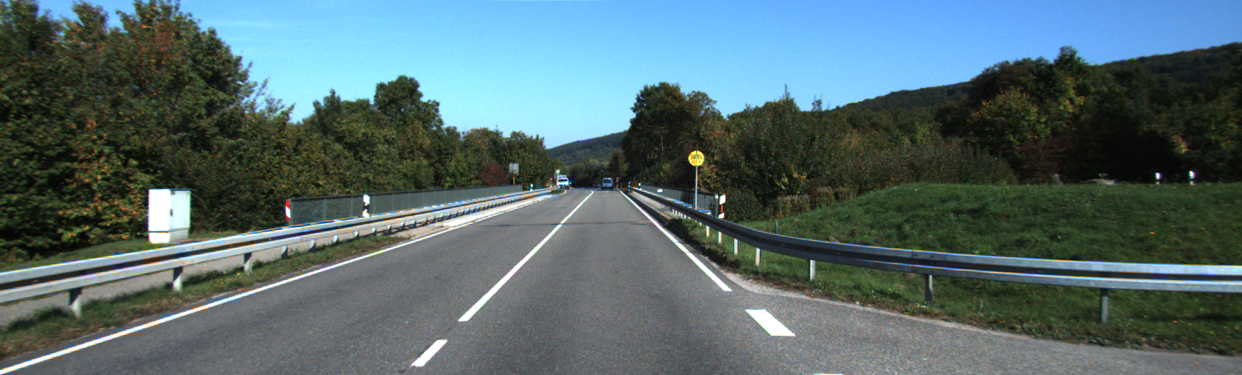
//> input picture lab05/street_scene.png, 1242 x 375 px
$ ./task2   (built with g++ and OpenCV 4)
//> lines starting //> are read from the running program, lines starting //| are printed output that depends on the picture; after the words box and inside, x2 and y2 are one past the last pixel; in counts of white or black regions, pixels touching at a corner belong together
#include <opencv2/opencv.hpp>
#include <iostream>

using namespace cv;
using namespace std;

int main(int argc, char** argv) {

    Mat img;
    img = imread("street_scene.png");
//> img is the input picture: 375 rows x 1242 cols, CV_8UC3; mean B, G, R 109, 106.5, 85.4
    if (img.empty()) {
        cout << "Could not open or find the image" << endl;
        return -1;
    }

    struct RGB {
        int r;
        int g;
        int b;
        int threshold;
    };

    struct RGB sky_rgb = { 130, 212, 255, 70 };
    struct RGB asphalt_rgb = { 118, 121, 122, 40 };
    struct RGB stripes_rgb = { 254, 254, 254, 40 };

    Mat sky_mask = img.clone();
    Mat asphalt_mask = img.clone();
    Mat stripes_mask = img.clone();

    //creation of the sky mask
    for (int i = 0; i < img.rows; i++) {
        for (int j = 0; j < img.cols; j++) {
            if (!(abs(img.at<Vec3b>(i, j)[0] - sky_rgb.b) < sky_rgb.threshold && abs(img.at<Vec3b>(i, j)[1] - sky_rgb.g) < sky_rgb.threshold && abs(img.at<Vec3b>(i, j)[2] - sky_rgb.r) < sky_rgb.threshold)) {
                sky_mask.at<Vec3b>(i, j)[0] = 0;
                sky_mask.at<Vec3b>(i, j)[1] = 0;
                sky_mask.at<Vec3b>(i, j)[2] = 0;
            }
        }
    }
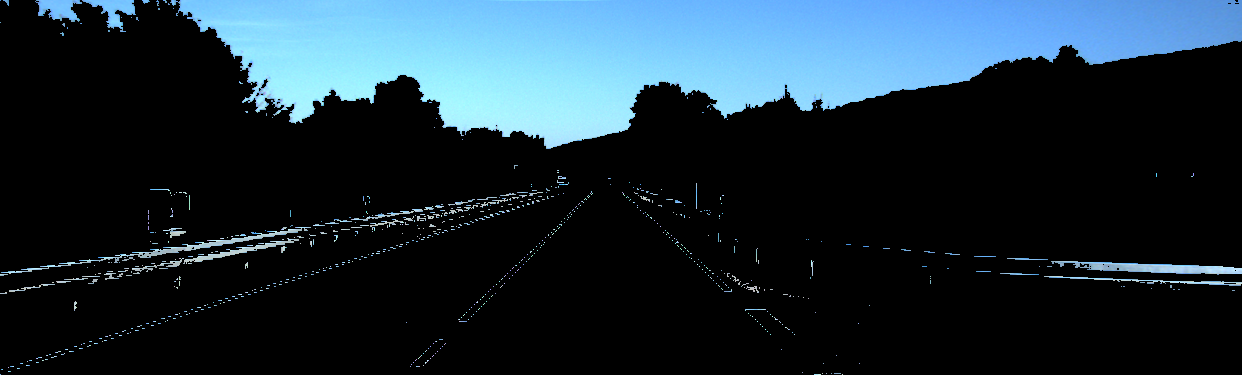
//> sky_mask: 375 rows x 1242 cols, CV_8UC3; mean B, G, R 55.6, 45.2, 28.9

    //creation of the asphalt mask
    for (int i = 0; i < img.rows; i++) {
        for (int j = 0; j < img.cols; j++) {
            if (!(abs(img.at<Vec3b>(i, j)[0] - asphalt_rgb.b) < asphalt_rgb.threshold && abs(img.at<Vec3b>(i, j)[1] - asphalt_rgb.g) < asphalt_rgb.threshold && abs(img.at<Vec3b>(i, j)[2] - asphalt_rgb.r) < asphalt_rgb.threshold)) {
                asphalt_mask.at<Vec3b>(i, j)[0] = 0;
                asphalt_mask.at<Vec3b>(i, j)[1] = 0;
                asphalt_mask.at<Vec3b>(i, j)[2] = 0;
            }
        }
    }
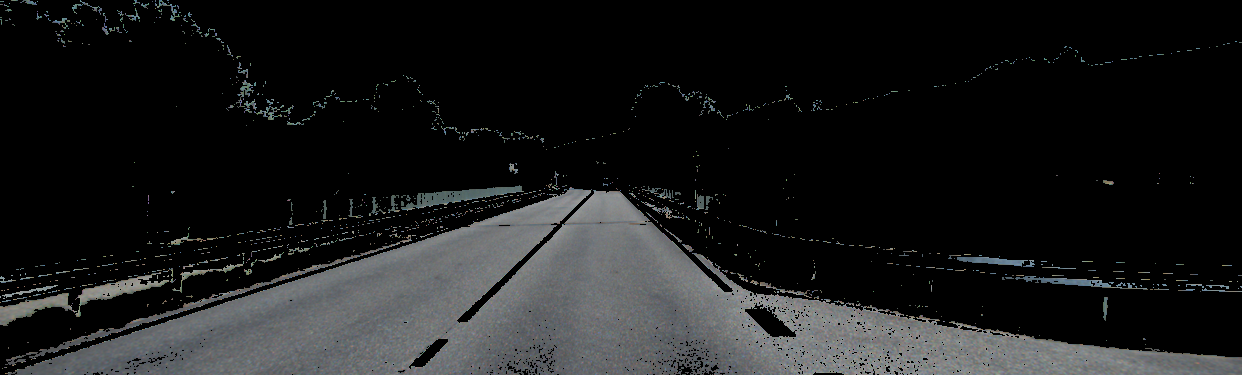
//> asphalt_mask: 375 rows x 1242 cols, CV_8UC3; mean B, G, R 27.5, 27.1, 26.3

    //creation of the stripes mask
    for (int i = 0; i < img.rows; i++) {
        for (int j = 0; j < img.cols; j++) {
            if (!(abs(img.at<Vec3b>(i, j)[0] - stripes_rgb.b) < stripes_rgb.threshold && abs(img.at<Vec3b>(i, j)[1] - stripes_rgb.g) < stripes_rgb.threshold && abs(img.at<Vec3b>(i, j)[2] - stripes_rgb.r) < stripes_rgb.threshold)) {
                stripes_mask.at<Vec3b>(i, j)[0] = 0;
                stripes_mask.at<Vec3b>(i, j)[1] = 0;
                stripes_mask.at<Vec3b>(i, j)[2] = 0;
            }
        }
    }
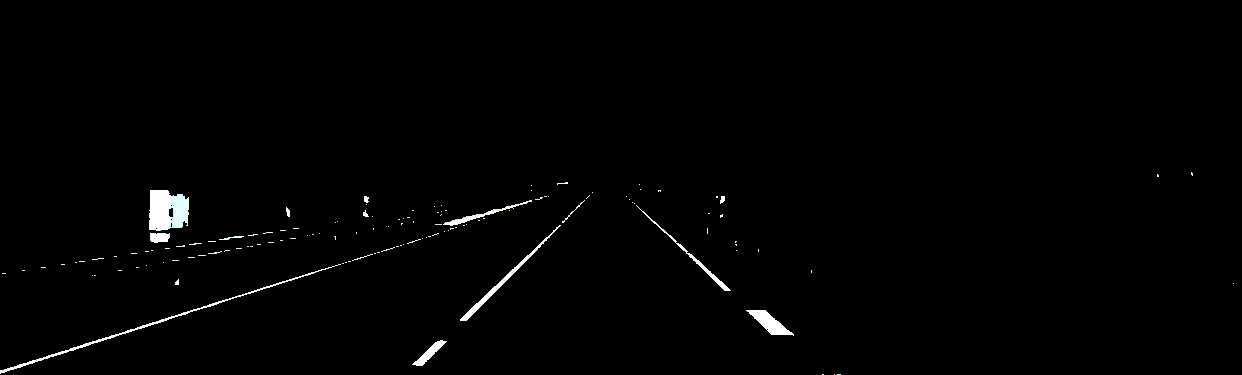
//> stripes_mask: 375 rows x 1242 cols, CV_8UC3; mean B, G, R 2.6, 2.7, 2.6

    Mat layered = Mat::zeros(img.size(), CV_8UC3);

    //sky mask coloring
    for (int i = 0; i < img.rows; i++) {
        for (int j = 0; j < img.cols; j++) {
            if (sky_mask.at<Vec3b>(i, j)[0] != 0 && sky_mask.at<Vec3b>(i, j)[1] != 0 && sky_mask.at<Vec3b>(i, j)[2] != 0) {
                layered.at<Vec3b>(i, j)[0] = 255;
                layered.at<Vec3b>(i, j)[1] = 212;
                layered.at<Vec3b>(i, j)[2] = 130;
            }
        }
    }
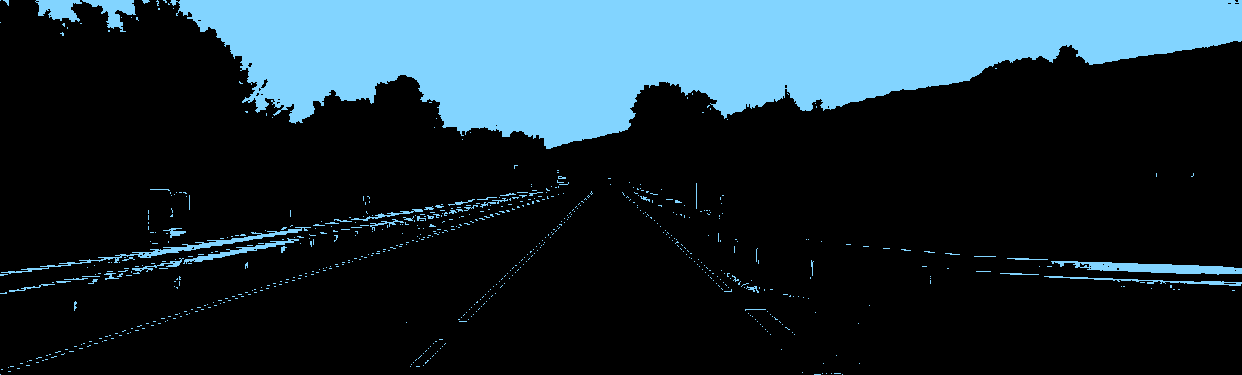
//> layered: 375 rows x 1242 cols, CV_8UC3; mean B, G, R 56.7, 47.1, 28.9

    //asphalt mask coloring
    for (int i = 0; i < img.rows; i++) {
        for (int j = 0; j < img.cols; j++) {
            if (asphalt_mask.at<Vec3b>(i, j)[0] != 0 && asphalt_mask.at<Vec3b>(i, j)[1] != 0 && asphalt_mask.at<Vec3b>(i, j)[2] != 0) {
                layered.at<Vec3b>(i, j)[0] = 0;
                layered.at<Vec3b>(i, j)[1] = 0;
                layered.at<Vec3b>(i, j)[2] = 255;
            }
        }
    }
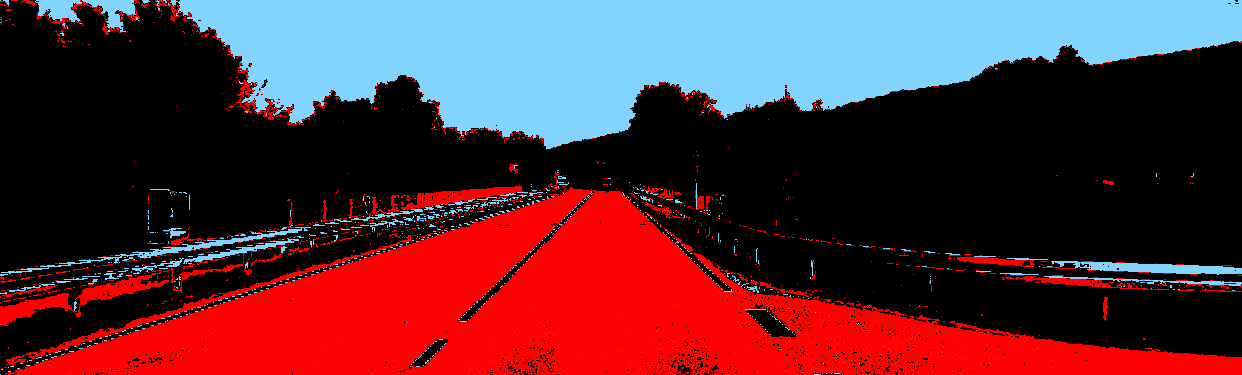
//> layered: 375 rows x 1242 cols, CV_8UC3; mean B, G, R 56.7, 47.1, 88.8

    //stripes mask coloring
    for (int i = 0; i < img.rows; i++) {
        for (int j = 0; j < img.cols; j++) {
            if (stripes_mask.at<Vec3b>(i, j)[0] != 0 && stripes_mask.at<Vec3b>(i, j)[1] != 0 && stripes_mask.at<Vec3b>(i, j)[2] != 0) {
                layered.at<Vec3b>(i, j)[0] = 0;
                layered.at<Vec3b>(i, j)[1] = 0;
                layered.at<Vec3b>(i, j)[2] = 255;
            }
        }
    }
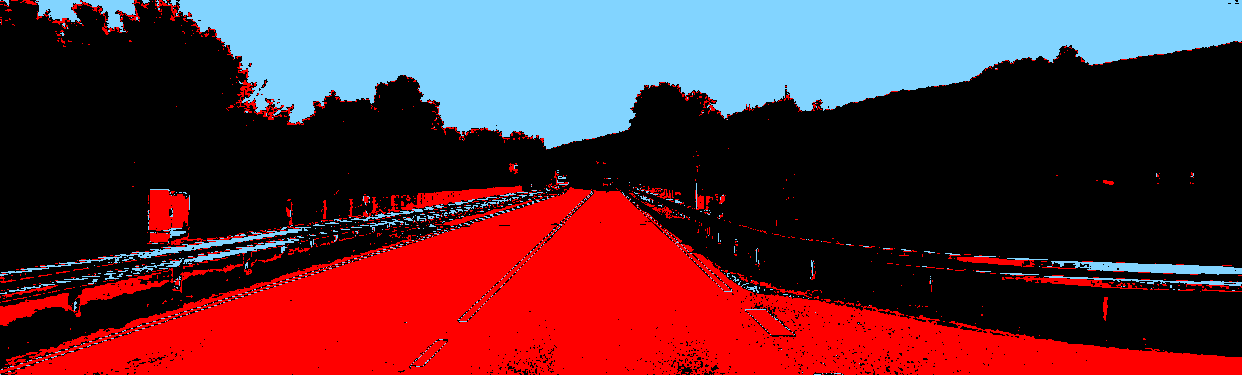
//> layered: 375 rows x 1242 cols, CV_8UC3; 1.06% of pixels changed, all inside (x1, y1, x2, y2) = (0, 172, 1234, 375)

    imshow("Layered", layered);
    waitKey(0);

    return 0;
}

$ run again, with lab05/Asphalt-1.png copied over lab05/street_scene.png
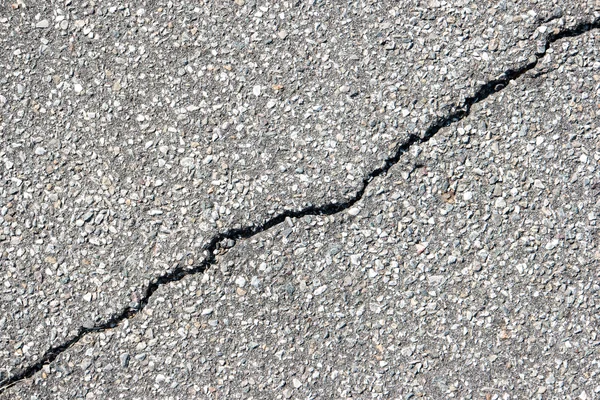
//> input picture lab05/Asphalt-1.png, 600 x 400 px
//> img is the input picture: 400 rows x 600 cols, CV_8UC3; mean B, G, R 158.6, 160.9, 162.4
//> after the loop `for (int i = 0; i < img.rows; i++)`:
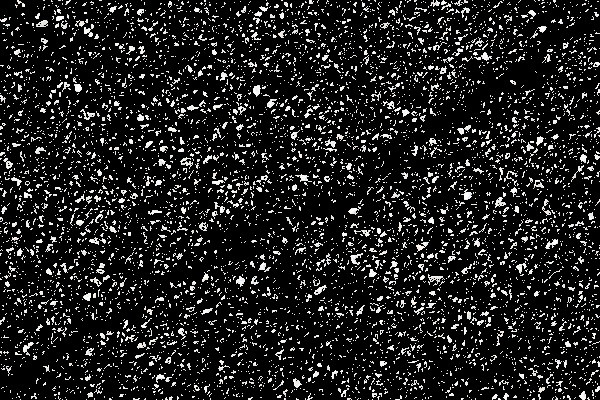
//> stripes_mask: 400 rows x 600 cols, CV_8UC3; mean B, G, R 31.4, 31.7, 31.9
//> after the loop `for (int i = 0; i < img.rows; i++)`:
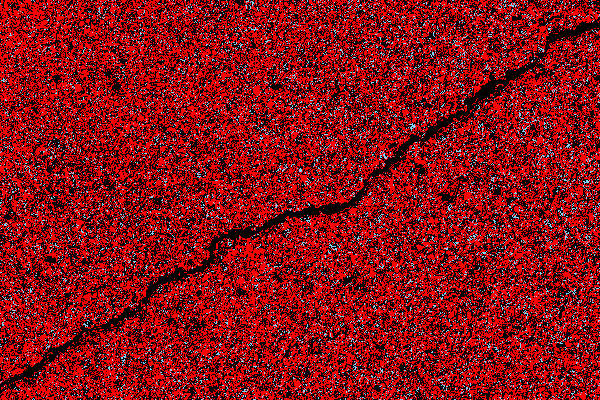
//> layered: 400 rows x 600 cols, CV_8UC3; mean B, G, R 15.2, 12.6, 137.9
